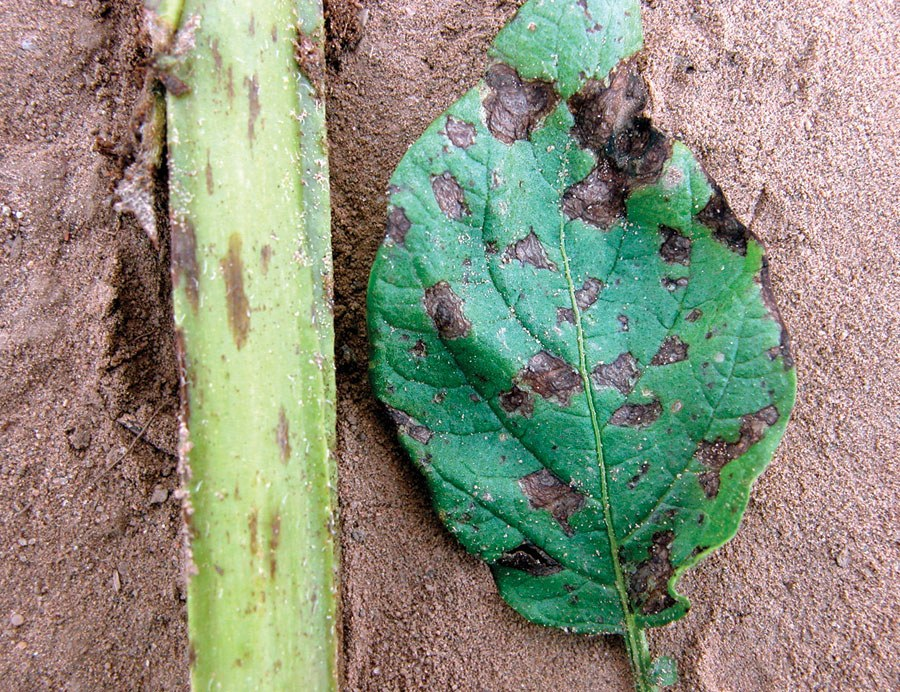
#> input picture crop_doctor/app/samples/diag_potato.jpg, 900 x 692 px
$ python -i quality_gate.py   (imports and definitions only)   (older library calls are emulated)
#> lines starting #> are read from the running program, lines starting #| are printed output that depends on the picture; after the words box and inside, x2 and y2 are one past the last pixel; in counts of white or black regions, pixels touching at a corner belong together
"""Photo quality gate: reject photos the model shouldn't even try to judge, and tell the farmer how to retake.

Checks (cheap, no neural network):
- too small : short side under MIN_SIDE pixels
- too dark / too bright : average brightness outside a sensible range
- blurry : variance of the Laplacian (an edge detector). Sharp photo = many strong edges = high variance
- no leaf : too few "plant-coloured" pixels (green / yellow / brown with enough colour saturation)

Thresholds were checked on real photos (see `validate()`): they should pass almost all PlantDoc
field photos while catching clearly unusable ones. They are deliberately lenient: a borderline photo goes
to the model, and the conformal shortlist / expert queue handles the rest.
"""
from __future__ import annotations

from dataclasses import dataclass, field

import cv2
import numpy as np
from PIL import Image

MIN_SIDE = 150
DARK, BRIGHT = 35, 230          # mean of the V (brightness) channel, 0-255
BLUR_THRESHOLD = 25.0           # variance of Laplacian on a 512-px version of the photo
MIN_PLANT_FRACTION = 0.06      # lowest real field photo had ~18%; 6% still rejects non-leaf photos

RETAKE_TIPS = {
    "too_small": "The photo is too small. Please send the original photo, not a thumbnail.",
    "too_dark": "The photo is too dark. Please take it in daylight, without shade over the leaf.",
    "too_bright": "The photo is too bright. Avoid direct sun glare; shade the leaf with your hand.",
    "blurry": "The photo is blurry. Hold the phone steady, tap the leaf on screen to focus, then take it.",
    "no_leaf": "I can't find a leaf in this photo. Please photograph one affected leaf filling most of the frame.",
}


@dataclass
class GateResult:
    ok: bool
    problems: list[str] = field(default_factory=list)
    metrics: dict[str, float] = field(default_factory=dict)

    @property
    def message(self) -> str:
        return " ".join(RETAKE_TIPS[p] for p in self.problems)


def to_bgr(img: Image.Image, long_side: int = 512) -> np.ndarray:
    """PIL RGB -> OpenCV BGR array, resized so the long side is `long_side` (makes thresholds size-independent)."""
    img = img.convert("RGB")
    scale = long_side / max(img.size)
    if scale < 1:
        img = img.resize((round(img.width * scale), round(img.height * scale)), Image.BILINEAR)
    return cv2.cvtColor(np.asarray(img), cv2.COLOR_RGB2BGR)


def plant_mask(hsv: np.ndarray) -> np.ndarray:
    """Pixels coloured like a leaf: green, yellow or brown (OpenCV hue 0-180) with some saturation."""
    h, s, v = hsv[..., 0], hsv[..., 1], hsv[..., 2]
    return (h >= 5) & (h <= 95) & (s >= 40) & (v >= 30)


def check(img: Image.Image) -> GateResult:
    problems = []
    if min(img.size) < MIN_SIDE:
        problems.append("too_small")
    bgr = to_bgr(img)
    hsv = cv2.cvtColor(bgr, cv2.COLOR_BGR2HSV)
    brightness = float(hsv[..., 2].mean())
    sharpness = float(cv2.Laplacian(cv2.cvtColor(bgr, cv2.COLOR_BGR2GRAY), cv2.CV_64F).var())
    plant = float(plant_mask(hsv).mean())
    if brightness < DARK:
        problems.append("too_dark")
    elif brightness > BRIGHT:
        problems.append("too_bright")
    if sharpness < BLUR_THRESHOLD:
        problems.append("blurry")
    if plant < MIN_PLANT_FRACTION:
        problems.append("no_leaf")
    return GateResult(ok=not problems, problems=problems,
                      metrics={"brightness": round(brightness, 1), "sharpness": round(sharpness, 1),
                               "plant_fraction": round(plant, 3)})

>>> from PIL import Image
>>> picture = Image.open('../app/samples/diag_potato.jpg')
#> picture is the input picture: PIL image 900x692 RGB; mean R, G, B 141, 143.5, 125
>>> result = check(picture)
#> in to_bgr, `return cv2.cvtColor(np.asarray(img), cv2.COLOR_RGB2BGR)`:
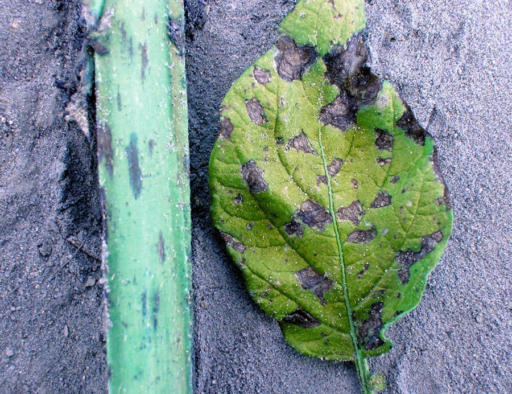
#> returned value: shape (394, 512, 3); mean R, G, B 125, 143.5, 141
#> in check, `hsv = cv2.cvtColor(bgr, cv2.COLOR_BGR2HSV)`: hsv: shape (394, 512, 3); mean H, S, V 58.4, 80.6, 160.4
#> in check, `brightness = float(hsv[..., 2].mean())`: brightness = 160.4
#> in check, `sharpness = float(cv2.Laplacian(cv2.cvtColor(bgr, cv2.COLOR_BGR2GRAY),..`: sharpness = 2313.2
#> in plant_mask, `h, s, v = hsv[..., 0], hsv[..., 1], hsv[..., 2]`:
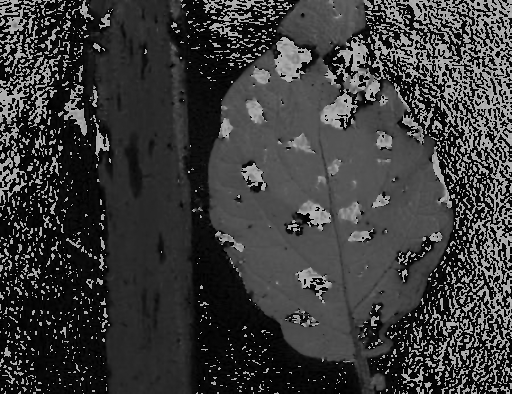
#> h: shape (394, 512); min 0, max 179, mean 58.4
#> in plant_mask, `h, s, v = hsv[..., 0], hsv[..., 1], hsv[..., 2]`:
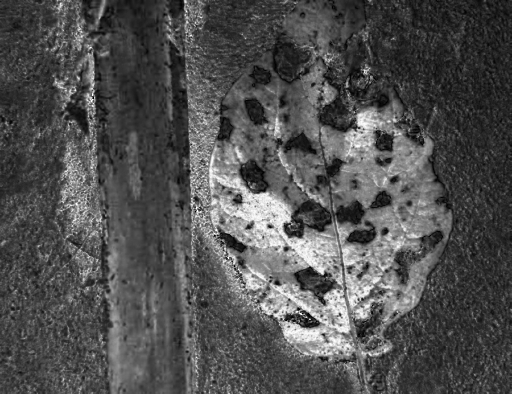
#> s: shape (394, 512); min 0, max 255, mean 80.6
#> in plant_mask, `h, s, v = hsv[..., 0], hsv[..., 1], hsv[..., 2]`:
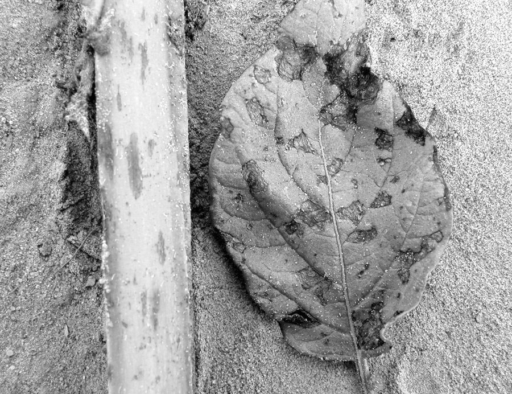
#> v: shape (394, 512); min 2, max 255, mean 160.4
#> in plant_mask, `return (h >= 5) & (h <= 95) & (s >= 40) & (v >= 30)`:
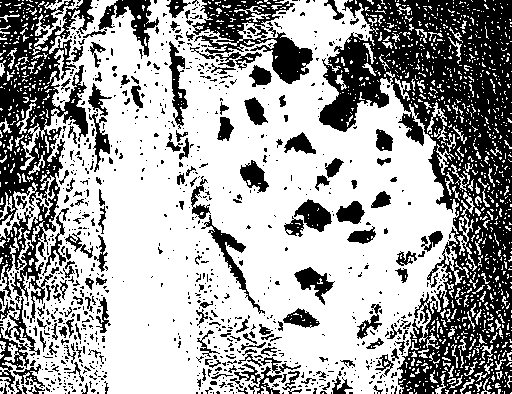
#> returned value: shape (394, 512) bool; 63.8% white; 985 black regions (818 under 20 px), largest, box (x1, y1, x2, y2) and area: (319, 0, 512, 394) 33459, (0, 0, 94, 323) 12447, (192, 0, 313, 84) 3782
#> in check, `plant = float(plant_mask(hsv).mean())`: plant = 0.638

$ run again, on crop_doctor/app/samples/diag_tomato.jpg
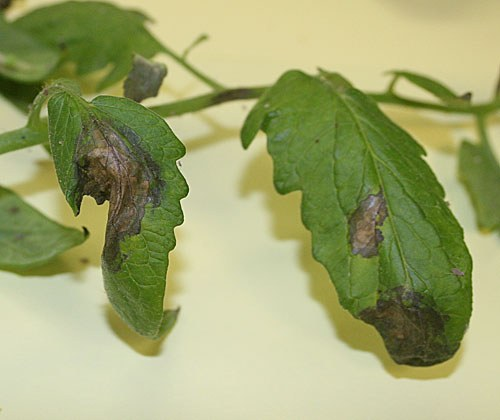
#> input picture crop_doctor/app/samples/diag_tomato.jpg, 500 x 420 px
#> picture is the input picture: PIL image 500x420 RGB; mean R, G, B 159, 165.7, 111.6
#> hsv: shape (420, 500, 3); mean H, S, V 33.3, 99.1, 167.9
#> brightness = 167.9
#> sharpness = 238.8
#> in plant_mask, `h, s, v = hsv[..., 0], hsv[..., 1], hsv[..., 2]`:
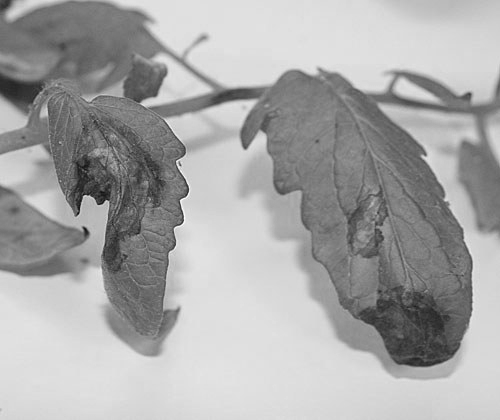
#> v: shape (420, 500); min 12, max 255, mean 167.9
#> in plant_mask, `return (h >= 5) & (h <= 95) & (s >= 40) & (v >= 30)`:
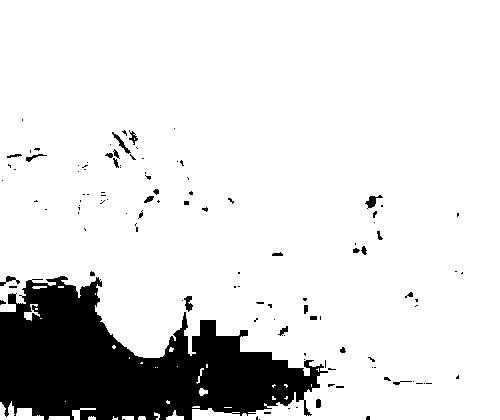
#> returned value: shape (420, 500) bool; 86.7% white; 116 black regions (89 under 20 px), largest, box (x1, y1, x2, y2) and area: (0, 276, 328, 420) 26265, (365, 195, 383, 209) 103, (112, 132, 131, 154) 90
#> plant = 0.867

$ run again, on crop_doctor/app/samples/healthy.jpg
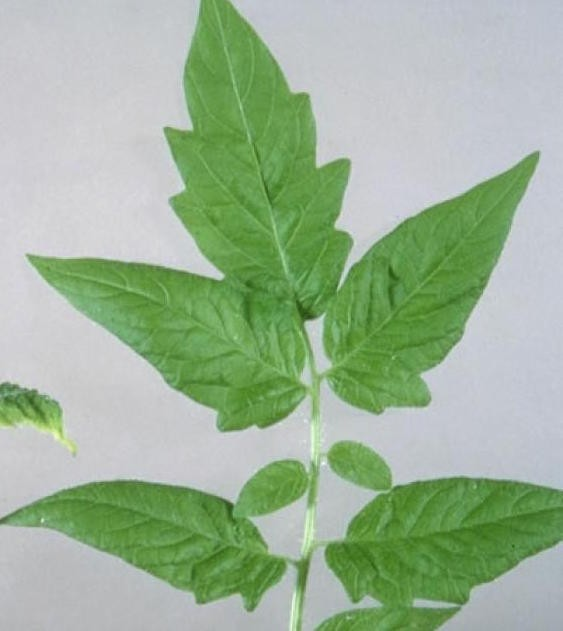
#> input picture crop_doctor/app/samples/healthy.jpg, 563 x 631 px
#> picture is the input picture: PIL image 563x631 RGB; mean R, G, B 156.6, 179.5, 150.9
#> in to_bgr, `return cv2.cvtColor(np.asarray(img), cv2.COLOR_RGB2BGR)`:
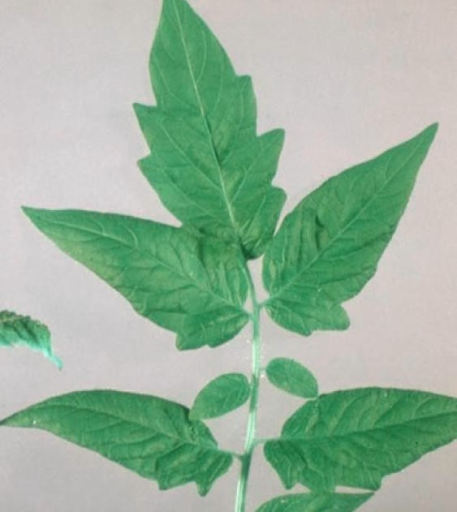
#> returned value: shape (512, 457, 3); mean R, G, B 150.9, 179.4, 156.6
#> hsv: shape (512, 457, 3); mean H, S, V 82.8, 58.4, 182.1
#> brightness = 182.1
#> sharpness = 39.39
#> in plant_mask, `return (h >= 5) & (h <= 95) & (s >= 40) & (v >= 30)`:
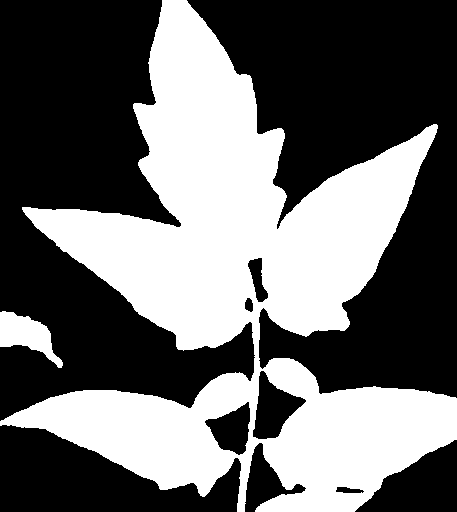
#> returned value: shape (512, 457) bool; 41.4% white; 2 white regions, box (x1, y1, x2, y2) and area: (0, 0, 457, 512) 95253, (0, 311, 63, 368) 1699
#> plant = 0.414
